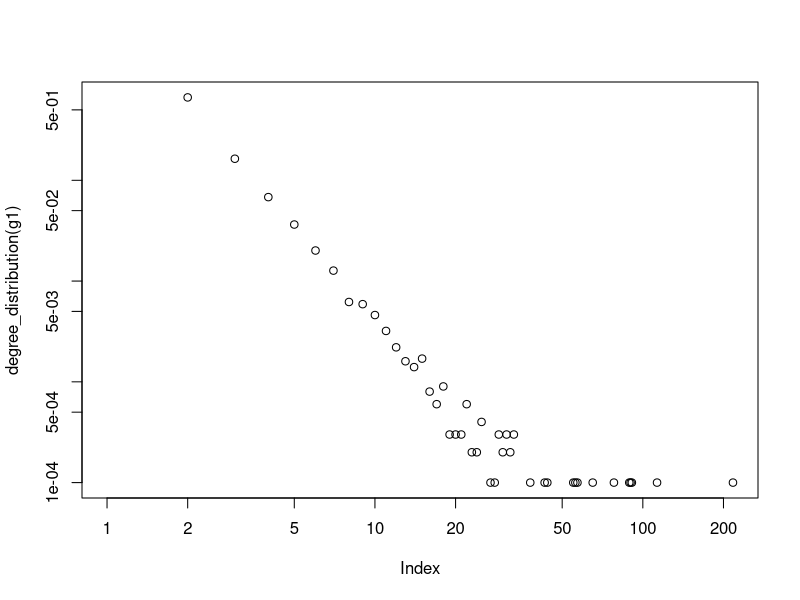
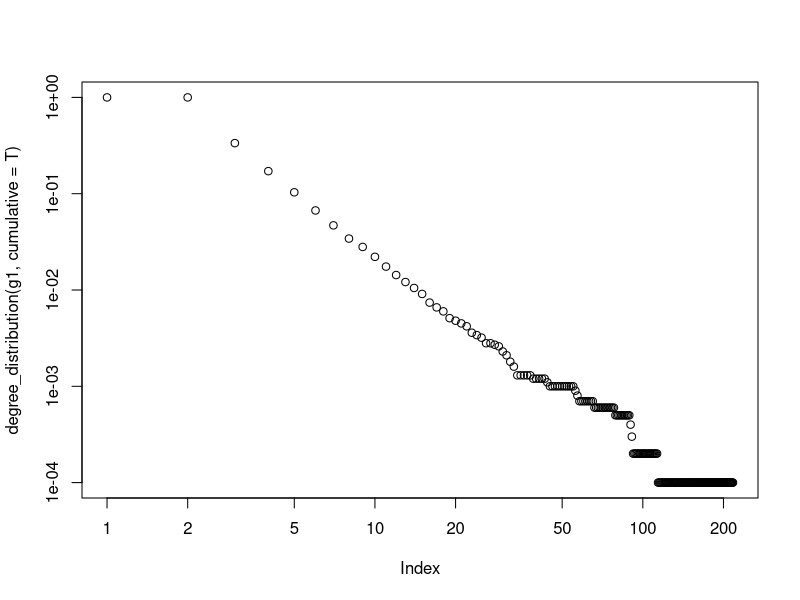
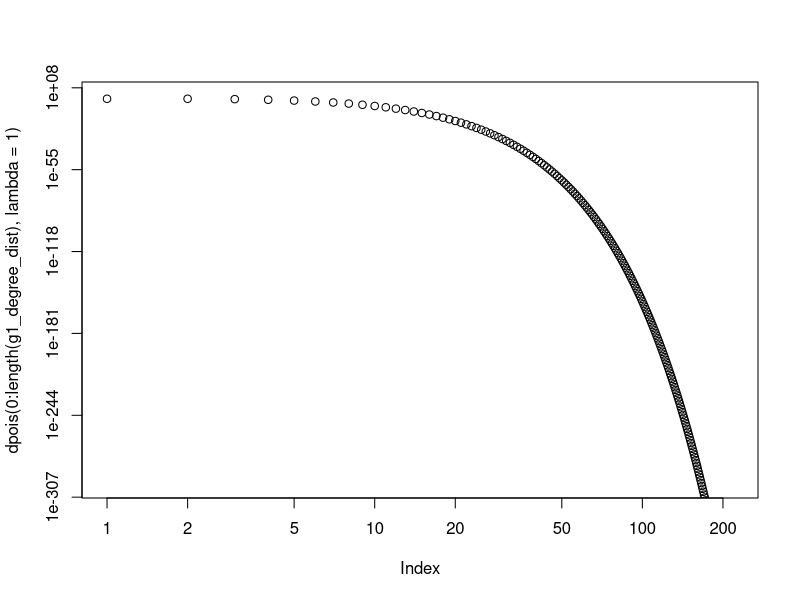
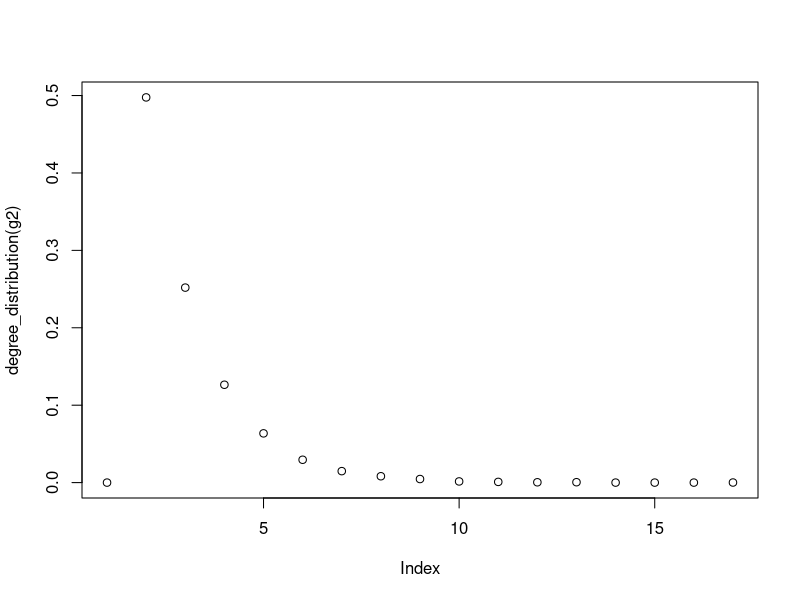
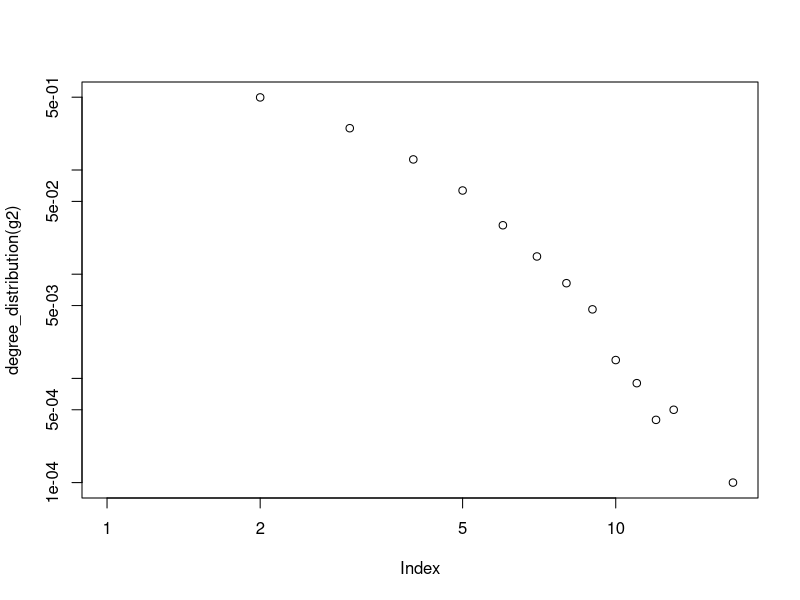
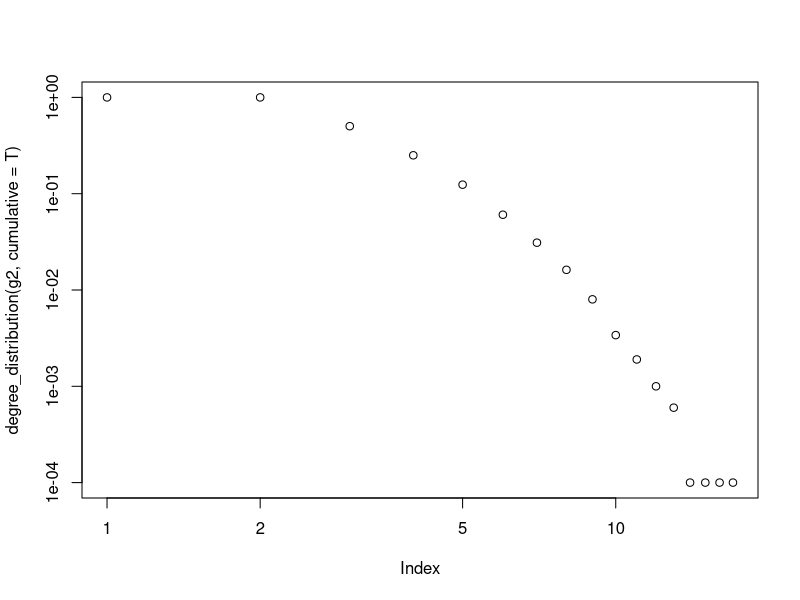

Source code (R) for these figures, in order: (Note: a time limit stopped this script after it produced the figures.)
## ---- chunk 1
library(igraph) # Load the igraph package
## ---- chunk 2
generateGraph_singleOutDegree <- function(gamma=0.5){
g1 <- graph( edges=c(1,2, 2,3, 3,4, 4,1 ), n=4, directed=T ) 
maxNV = 10000
nV = 4
while(nV<maxNV)
{
  y = runif(1)
  g1 = add.vertices(g1,c(1))
  if (y <= gamma)
  {
    toV = sample(1:nV,1)
    g1 = add.edges(g1,c(nV+1,toV))
  }else
  {
    indegree = degree(g1, mode = c("in"))
    pToBeCopied = indegree/nV
    pToBeCopied = head(pToBeCopied,-1)
    toV = sample(1:nV,size=1,prob=pToBeCopied)
    g1 = add.edges(g1,c(nV+1,toV))
    #print("Y")
    #print(toV)
    
  }
  nV=nV+1
}
return(g1)
}

generateGraph_threeOutDegree <- function(gamma=0.5){
g1 <- graph.full(4,directed = T)
maxNV = 10000
nV = 4
while(nV<maxNV)
{
  y = runif(1)
  g1 = add.vertices(g1,c(1))
  if (y <= gamma)
  {
    toV = sample(1:nV,3) #selecting 3 nodes
    for (i in toV)
    {
       g1 = add.edges(g1,c(nV+1,i))
    }
    
  }else
  {
    indegree = degree(g1, mode = c("in"))
    pToBeCopied = indegree/nV
    pToBeCopied = head(pToBeCopied,-1)
    toV = sample(1:nV,size=3,prob=pToBeCopied)
    for (i in toV)
    {
       g1 = add.edges(g1,c(nV+1,i))
    }  
    
  }
  nV=nV+1
}
return(g1)
}
## ---- chunk 3
g1 = generateGraph_singleOutDegree(0.5)

## ---- chunk 4
plot(degree_distribution(g1), log = "xy")
plot(degree_distribution(g1,cumulative = T), log = "xy")
## ---- chunk 5
fit_power_law(degree_distribution(g1))
## ---- chunk 6
g1_degree_dist = degree_distribution(g1)
plot(dpois(0:length(g1_degree_dist), lambda = 1), log="xy")
## ---- chunk 7
g2 = generateGraph_singleOutDegree(1)
## ---- chunk 8
plot(degree_distribution(g2))
plot(degree_distribution(g2), log = "xy")
plot(degree_distribution(g2,cumulative = T), log = "xy")
## ---- chunk 9
g3 = generateGraph_threeOutDegree(0.5)
## ---- chunk 10
plot(degree_distribution(g3), log = "xy")
plot(degree_distribution(g3,cumulative = T), log = "xy")
## ---- chunk 11
plot(degree_distribution(g1, cumulative = T, mode="in"),log = "xy")
plot(degree_distribution(g3, cumulative = T, mode="in"),log = "xy")
## ---- chunk 12
fit_power_law(degree_distribution(g3))
